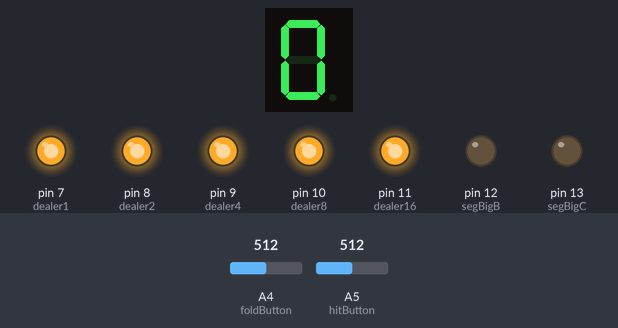
Bench run of a sketch on a simulated Arduino Uno, built with avr-gcc and run on an emulated ATmega328P. Parts: 1-digit seven-segment display, output pins drawn as LEDs (lit = HIGH). Wiring (inferred from the names in the program): 1-digit 7-segment display, segments lit when LOW: segments pin 2, pin 6, pin 4, pin 3, pin 0, pin 1, pin 5. The inputs (shaded band) are chosen by the test bench; at power-on: A5 (hitButton) = 512, A4 (foldButton) = 512. Random numbers use the default seed unless the sketch sets one; the segment pins are drawn as the display they are named for; pins used as bus, display or sensor lines are not drawn.

Above: at 2.3 s.
2.4 s: A5 (hitButton) set to 523
At 4.9 s:
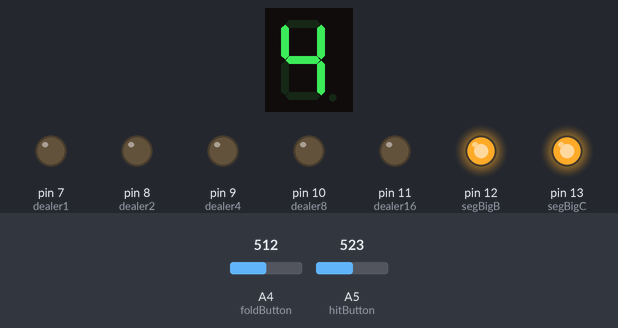
At 14.2 s:
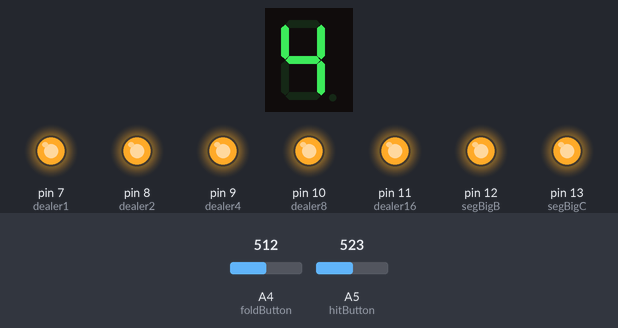
Timing chart, 0 to 47.0 s (numbered marks = the images above; inputs shaded):
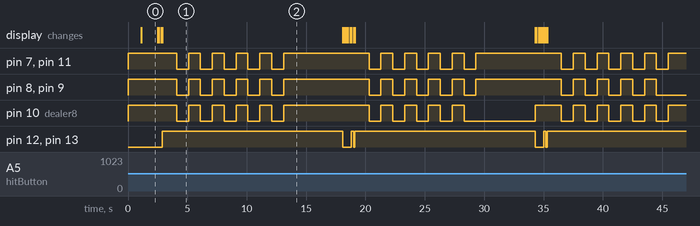

Measured:
- the behaviour switches between 512 and 513 on A5 (hitButton) (found by bisection; images 0 and 1)
- after the input at 2.4 s, pin 7 (dealer1), pin 8 (dealer2): HIGH → LOW after 1.7 s, then repeats every 16.2 s: 4 × (HIGH 1.0 s, LOW 1.0 s), HIGH 7.2 s, LOW 1.0 s

The sketch:

blackjack_uno_-_no_serial.ino
```cpp
// Pin mappings
int segA = 2;
int segB = 6;
int segC = 4;
int segD = 3;
int segE = 0;
int segF = 1;
int segG = 5;
int segBigB = 12;
int segBigC = 13;
int dealer1 = 7;
int dealer2 = 8;
int dealer4 = 9;
int dealer8 = 10;
int dealer16 = 11;
int hitButton = A5;
int foldButton = A4;

// Pre-declaring function prototypes because the IDE gets confused somtimes
void initialize();
void losingHand(int playerHand, int dealerHand);
void winningHand(int playerHand, int dealerHand);
void lightDealerHand(int number);
void lightNum(int number);

// Game values
int playerHand = 0;
int dealerHand = 0;
boolean dealersTurn = false;

void setup() {
  // put your setup code here, to run once:

  randomSeed(analogRead(A0));

  pinMode(segA, OUTPUT);
  pinMode(segB, OUTPUT);
  pinMode(segC, OUTPUT);
  pinMode(segD, OUTPUT);
  pinMode(segE, OUTPUT);
  pinMode(segF, OUTPUT);
  pinMode(segG, OUTPUT);
  pinMode(segBigB, OUTPUT);
  pinMode(segBigC, OUTPUT);
  pinMode(dealer1, OUTPUT);
  pinMode(dealer2, OUTPUT);
  pinMode(dealer4, OUTPUT);
  pinMode(dealer8, OUTPUT);
  pinMode(dealer16, OUTPUT);
  initialize();
  delay(1000);
  lightNum(playerHand);
}

void loop() {

  if (analogRead(hitButton) > 512 && !dealersTurn) {

    playerHand = playerHand + random(9) + 1;

    if (playerHand > 19) {
      dealersTurn = true;
    } else if (playerHand < 19) {
      lightNum(playerHand);
    } else {
      winningHand();
    }
  }

  if (analogRead(foldButton) > 512) {
    dealersTurn = true;
  }

  while (dealersTurn) {

    if (playerHand > 19) {
      dealersTurn = false;
      losingHand();
    }

    if (dealerHand > 19) {
      dealersTurn = false;
      winningHand();
    }

    if (dealerHand < 14) {
      dealerHand = dealerHand + random(9) + 1;
    } else {
      if (dealerHand > playerHand) {
        dealersTurn = false;
        losingHand();
      } else {
        dealersTurn = false;
        winningHand();
      }

    }

    }
    delay(200);
}

void initialize() {
  digitalWrite(segA, HIGH);
  digitalWrite(segB, HIGH);
  digitalWrite(segC, HIGH);
  digitalWrite(segD, HIGH);
  digitalWrite(segE, HIGH);
  digitalWrite(segF, HIGH);
  digitalWrite(segG, HIGH);
  digitalWrite(segBigB, LOW);
  digitalWrite(segBigC, LOW);
  digitalWrite(dealer1, HIGH);
  digitalWrite(dealer2, HIGH);
  digitalWrite(dealer4, HIGH);
  digitalWrite(dealer8, HIGH);
  digitalWrite(dealer16, HIGH);
}

void losingHand() {

  // flash the dealers display, then their value
  for (int i = 0; i < 5; i++) {
    lightDealerHand(0);
    delay(1000);
    lightDealerHand(31);
    delay(1000);
  }
  lightDealerHand(dealerHand);
  delay(5000);
  playerHand = 0;
  dealerHand = 0;
  lightNum(0);
}

void winningHand() {

  delay(50);
  lightDealerHand(0);

  // flash the players display, then their value
  for (int i = 0; i < 5; i++) {
    initialize();
    delay(1000);
    lightNum(playerHand);

    delay(1000);
  }
  lightDealerHand(dealerHand);
  delay(5000);
  playerHand = 0;
  dealerHand = 0;
  lightNum(playerHand);
}

void lightDealerHand(int number) {

  if (bitRead(number, 0) == 1) {
    digitalWrite(dealer1, LOW);
  } else {
    digitalWrite(dealer1, HIGH);
  }
  if (bitRead(number, 1) == 1) {
    digitalWrite(dealer2, LOW);
  } else {
    digitalWrite(dealer2, HIGH);
  }
  if (bitRead(number, 2) == 1) {
    digitalWrite(dealer4, LOW);
  } else {
    digitalWrite(dealer4, HIGH);
  }
  if (bitRead(number, 3) == 1) {
    digitalWrite(dealer8, LOW);
  } else {
    digitalWrite(dealer8, HIGH);
  }
  if (bitRead(number, 4) == 1) {
    digitalWrite(dealer16, LOW);
  } else {
    digitalWrite(dealer16, HIGH);
  }
}

void lightNum(int number) {
  /*
   * Seeing as these are base 10 numbers, I'll do case statements
   * instead of the logic for individual segments
   */
   boolean over9 = false;
   if (number > 9) {
    number = number - 10;
    over9 = true;
   }
   switch (number) {
    case 0:
      //
      initialize();
      delay(100);
      digitalWrite(segA, LOW);
      digitalWrite(segF, LOW);
      digitalWrite(segE, LOW);
      digitalWrite(segD, LOW);
      digitalWrite(segC, LOW);
      digitalWrite(segB, LOW);
      if (over9) {
        digitalWrite(segBigB, HIGH);
        digitalWrite(segBigC, HIGH);
      }
      break;
    case 1:
      //
      initialize();
      delay(100);
      digitalWrite(segB, LOW);
      digitalWrite(segC, LOW);
      if (over9) {
        digitalWrite(segBigB, HIGH);
        digitalWrite(segBigC, HIGH);
      }
      break;
    case 2:
      //
      initialize();
      delay(100);
      digitalWrite(segA, LOW);
      digitalWrite(segB, LOW);
      digitalWrite(segG, LOW);
      digitalWrite(segE, LOW);
      digitalWrite(segD, LOW);
      if (over9) {
        digitalWrite(segBigB, HIGH);
        digitalWrite(segBigC, HIGH);
      }
      break;
    case 3:
      //
      initialize();
      delay(100);
      digitalWrite(segA, LOW);
      digitalWrite(segG, LOW);
      digitalWrite(segD, LOW);
      digitalWrite(segC, LOW);
      digitalWrite(segB, LOW);
      if (over9) {
        digitalWrite(segBigB, HIGH);
        digitalWrite(segBigC, HIGH);
      }
      break;
    case 4:
      //
      initialize();
      delay(100);
      digitalWrite(segF, LOW);
      digitalWrite(segG, LOW);
      digitalWrite(segC, LOW);
      digitalWrite(segB, LOW);
      if (over9) {
        digitalWrite(segBigB, HIGH);
        digitalWrite(segBigC, HIGH);
      }
      break;
    case 5:
      //
      initialize();
      delay(100);
      digitalWrite(segA, LOW);
      digitalWrite(segF, LOW);
      digitalWrite(segG, LOW);
      digitalWrite(segD, LOW);
      digitalWrite(segC, LOW);
      if (over9) {
        digitalWrite(segBigB, HIGH);
        digitalWrite(segBigC, HIGH);
      }
      break;
    case 6:
      //
      initialize();
      delay(100);
      digitalWrite(segA, LOW);
      digitalWrite(segF, LOW);
      digitalWrite(segE, LOW);
      digitalWrite(segD, LOW);
      digitalWrite(segC, LOW);
      digitalWrite(segG, LOW);
      if (over9) {
        digitalWrite(segBigB, HIGH);
        digitalWrite(segBigC, HIGH);
      }
      break;
    case 7:
      //
      initialize();
      delay(100);
      digitalWrite(segA, LOW);
      digitalWrite(segF, LOW);
      digitalWrite(segB, LOW);
      digitalWrite(segC, LOW);
      if (over9) {
        digitalWrite(segBigB, HIGH);
        digitalWrite(segBigC, HIGH);
      }
      break;
    case 8:
      //
      initialize();
      delay(100);
      digitalWrite(segA, LOW);
      digitalWrite(segF, LOW);
      digitalWrite(segE, LOW);
      digitalWrite(segD, LOW);
      digitalWrite(segC, LOW);
      digitalWrite(segB, LOW);
      digitalWrite(segG, LOW);
      if (over9) {
        digitalWrite(segBigB, HIGH);
        digitalWrite(segBigC, HIGH);
      }
      break;
    case 9:
      //
      initialize();
      delay(100);
      digitalWrite(segA, LOW);
      digitalWrite(segF, LOW);
      digitalWrite(segG, LOW);
      digitalWrite(segC, LOW);
      digitalWrite(segB, LOW);
      if (over9) {
        digitalWrite(segBigB, HIGH);
        digitalWrite(segBigC, HIGH);
      }
      break;
    default:
      //
      initialize();
      delay(100);
      digitalWrite(segA, LOW);
      digitalWrite(segF, LOW);
      digitalWrite(segE, LOW);
      digitalWrite(segD, LOW);
      digitalWrite(segC, LOW);
      digitalWrite(segB, LOW);
      if (over9) {
        digitalWrite(segBigB, HIGH);
        digitalWrite(segBigC, HIGH);
      }
      break;
   }
}
```
